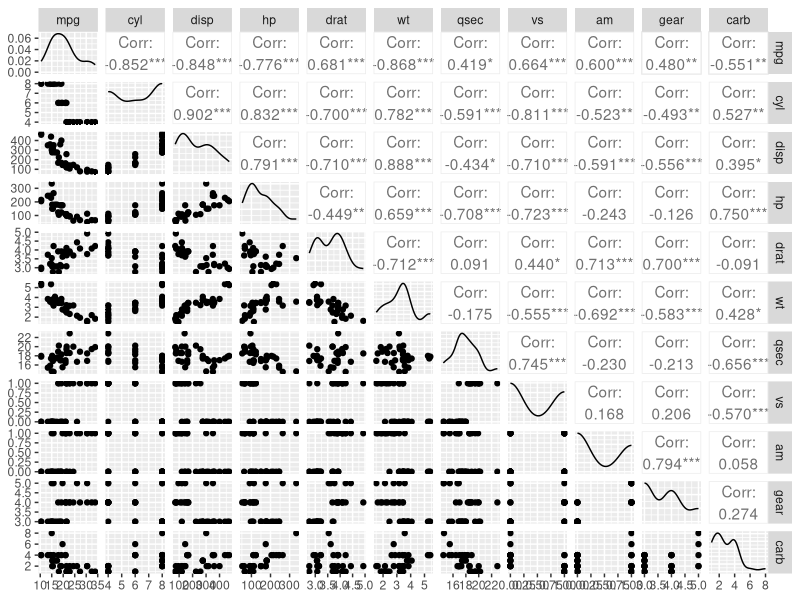
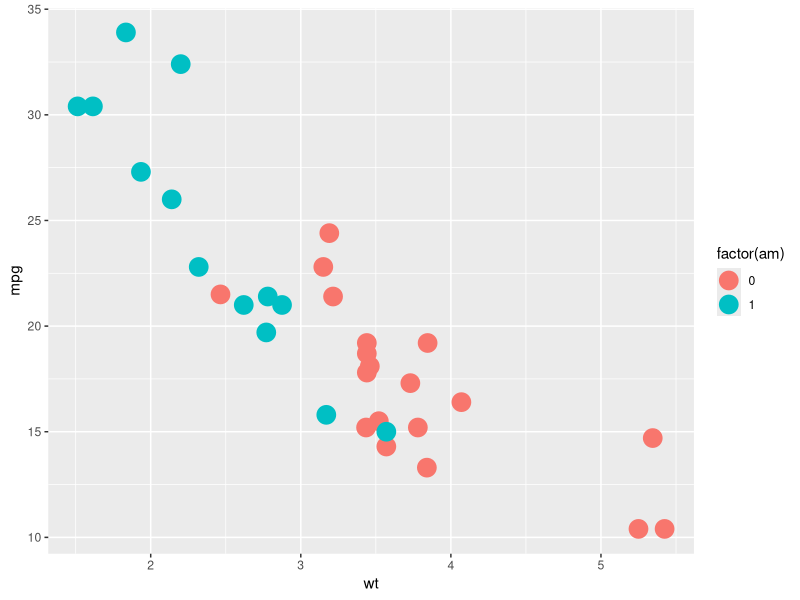
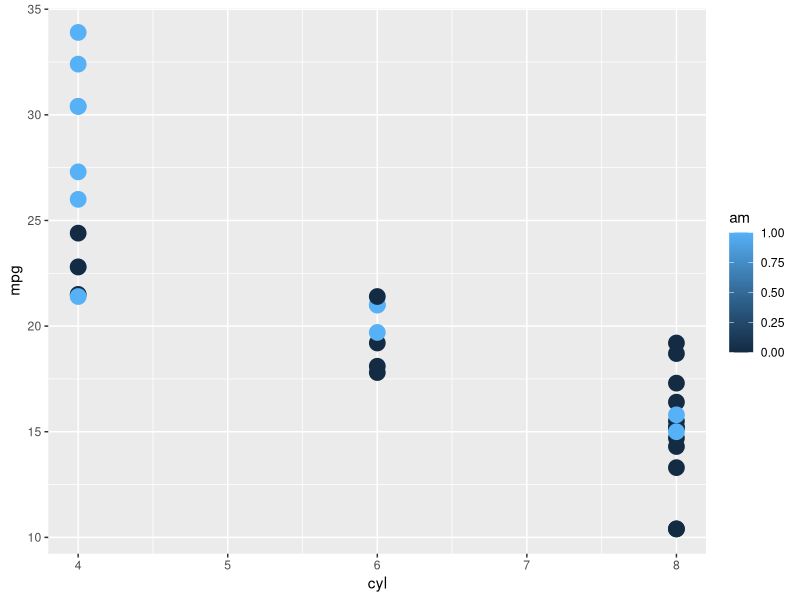
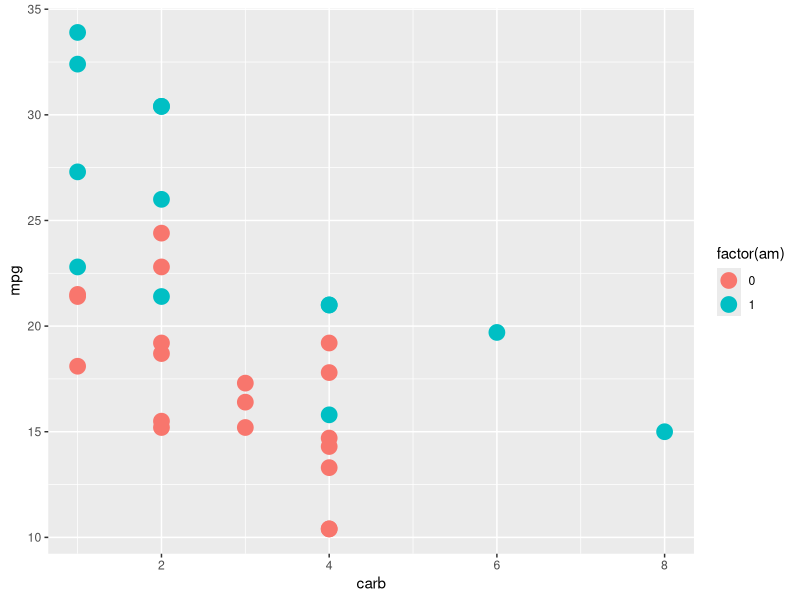
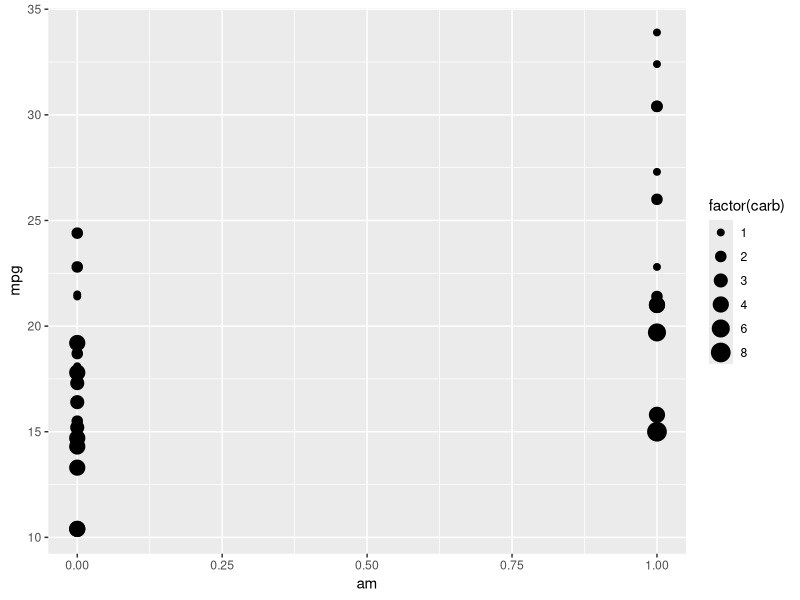
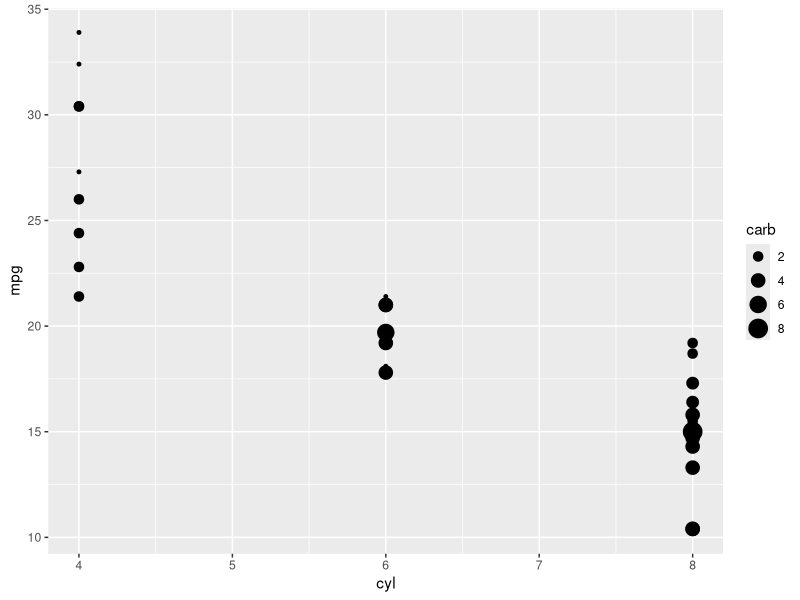
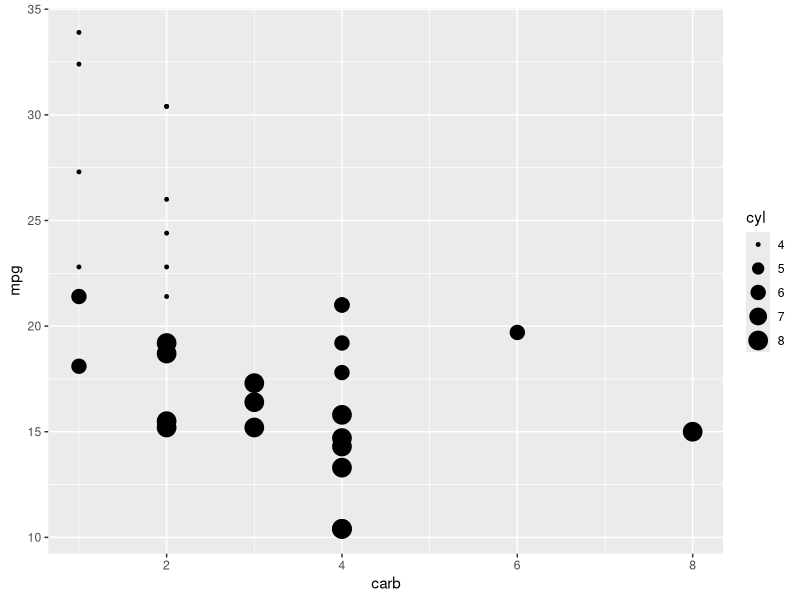

Here is the R script that generated these plots, in order:
## ---- chunk 1
require(car); require(dplyr); require(datasets); require(GGally); require(psych); require(tidyr); require(ggplot2)
## ---- chunk 2
?mtcars
str(mtcars)
## ---- chunk 3
all(complete.cases(mtcars))
## ---- chunk 4
summary(mtcars)
describe(mtcars)
sapply(mtcars, table)
## ---- chunk 5
ggpairs(mtcars)
## ---- chunk 6
mpg_mean_marg <- mtcars %>%
  group_by(am) %>%
  summarize(mean_mpg = mean(mpg))
mpg_mean_marg
summary(aov(formula = mpg ~ factor(am), data = mtcars))
TukeyHSD(aov(formula = mpg ~ factor(am), data = mtcars))
## ---- chunk 7
ggplot(mtcars, aes(x=wt, y=mpg, colour= factor(am))) + geom_point(size=6)
## ---- chunk 8
mpg_mean_cyl_am  <- mtcars %>%
  group_by(am, cyl) %>%
  summarize(mean_mpg = mean(mpg)) %>%
  spread(key = cyl, value = mean_mpg)
mpg_mean_cyl_am
## ---- chunk 9
mpg_n_cyl  <- mtcars %>%
  group_by(am, cyl) %>%
  tally %>%
  spread(key = cyl, value = n)
mpg_n_cyl
## ---- chunk 10
summary(aov(mpg ~ factor(am) * factor(cyl), mtcars))
TukeyHSD(aov(mpg ~ factor(am) * factor(cyl), mtcars))
## ---- chunk 11
mpg_mean_cyl  <- mtcars %>%
  group_by(cyl) %>%
  summarize(mean_mpg = mean(mpg))
mpg_mean_cyl
## ---- chunk 12
ggplot(data = mtcars, aes(x = cyl, y = mpg, colour = am)) +
  geom_point(size = 5)
## ---- chunk 13
table(mtcars$carb)
mpg_mean_carb <- mtcars %>%
  group_by(carb) %>%
  summarize(mean = mean(mpg))
mpg_mean_carb
## ---- chunk 14
mpg_mean_carb_am <- mtcars %>%
  group_by(carb, am) %>%
  summarize(mean = mean(mpg)) %>%
  spread(key = carb, value = mean)
mpg_mean_carb_am
## ---- chunk 15
summary(aov(mpg ~ factor(carb) * factor(am), mtcars[mtcars$carb<6,]))
## ---- chunk 16
ggplot(data = mtcars, aes(x = carb, y = mpg, colour = factor(am))) +
  geom_point(size = 5)
ggplot(data = mtcars, aes(x = am, y = mpg, size = factor(carb))) +
  geom_point()
## ---- chunk 17
mtcars %>%
  group_by(carb, cyl) %>%
  summarise(mean = mean(mpg)) %>%
  spread(key =carb, value = mean)
## ---- chunk 18
ggplot(mtcars, aes(x = cyl, y = mpg, size = carb)) +
  geom_point()
## ---- chunk 19
ggplot(mtcars, aes(x = carb, y = mpg, size = cyl )) +
  geom_point()
